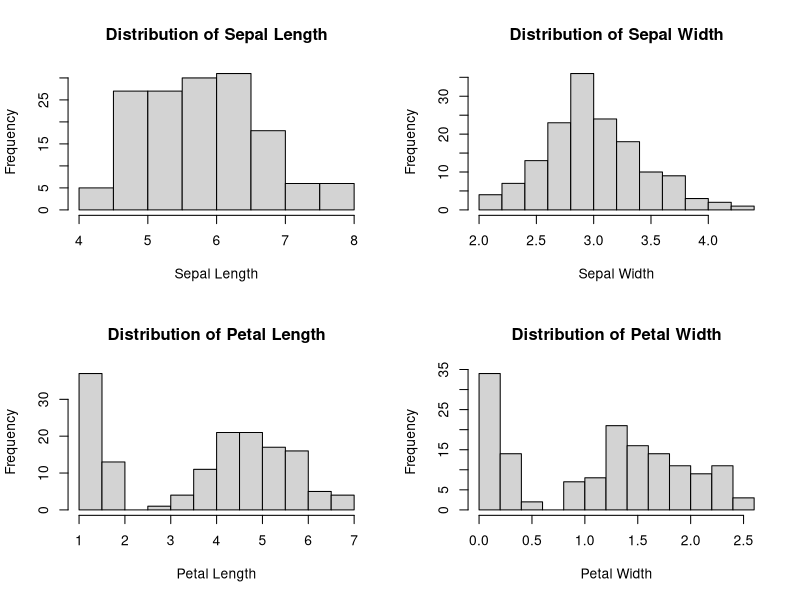
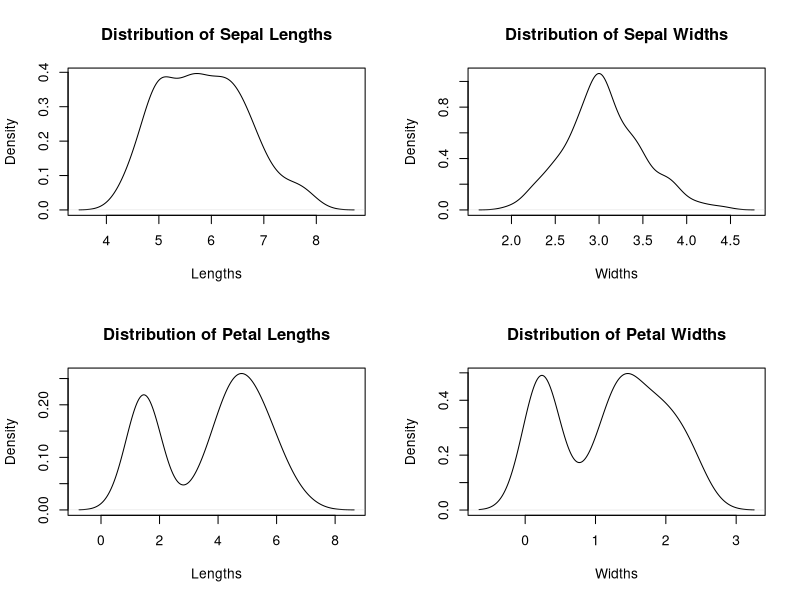

Recreate these plots in R, in order. (Note: this script raises an error after producing the figures.)
# This script creates several histograms as examples of usage of R tools
# The dataset used is the famous "Iris dataset", introduced by Ronald Fischer
# circa 1936. This dataset is built-in several R distributions.
# If it's not built-in to your distribution, uncomment the code below

# iris <- read.csv(paste(getwd(), '/datasets/iris.csv', sep=''), header=TRUE)

par(mfrow=c(2,2))
hist(iris$Sepal.Length,
          main="Distribution of Sepal Length",
          xlab="Sepal Length")
hist(iris$Sepal.Width,
     main="Distribution of Sepal Width",
     xlab="Sepal Width")
hist(iris$Petal.Length,
     main="Distribution of Petal Length",
     xlab="Petal Length")
hist(iris$Petal.Width,
     main="Distribution of Petal Width",
     xlab="Petal Width")

# Generate density plots for the same data
spl <- density(iris$Sepal.Length)
spw <- density(iris$Sepal.Width)
ptl <- density(iris$Petal.Length)
ptw <- density(iris$Petal.Width)
par(mfrow=c(2,2))
plot(spl, main='Distribution of Sepal Lengths', xlab='Lengths')
plot(spw, main='Distribution of Sepal Widths', xlab='Widths')
plot(ptl, main='Distribution of Petal Lengths', xlab='Lengths')
plot(ptw, main='Distribution of Petal Widths', xlab='Widths')

# Using ggplot
# IMPORTANT: You MUST have ggplot2 and cowplot installed to execute this part, 
# if you don't, comment this part out or execute the following commands
# to install:
# install.packages('ggplot2')
# install.packages('cowplot')

library(ggplot2)

# Histograms for the Iris dataset, showing the distribution of each variable
# for each Species
# cowplot changes the default ggplot theme, revert to original
theme_set(theme_gray())

spl <- ggplot(iris, aes(x=Sepal.Length, fill=Species, color=Species)) + 
        geom_histogram(position='identity') +
        # Colorblind safe color scale
        scale_fill_brewer(type="qual", palette=2, direction=1) +
        scale_x_discrete(name='Sepal Lengths') +
        scale_y_continuous(name='Frequency')

spw <- ggplot(iris, aes(x=Sepal.Width, fill=Species, color=Species)) + 
        geom_histogram(position='identity') +
        # Colorblind safe color scale
        scale_fill_brewer(type="qual", palette=2, direction=1) +
        scale_x_discrete(name='Sepal Widths')+
        scale_y_continuous(name='Frequency')

ptl <- ggplot(iris, aes(x=Petal.Length, fill=Species, color=Species)) + 
        geom_histogram(position='identity') +
        # Colorblind safe color scale
        scale_fill_brewer(type="qual", palette=2, direction=1) +
        scale_x_discrete(name='Petal Lengths')+
        scale_y_continuous(name='Frequency')

ptw <- ggplot(iris, aes(x=Petal.Width, fill=Species, color=Species)) + 
        geom_histogram(position='identity') +
        # Colorblind safe color scale
        scale_fill_brewer(type="qual", palette=2, direction=1) +
        scale_x_discrete(name='Petal Widths')+
        scale_y_continuous(name='Frequency')
# Draw plots in a 2x2 grid using cowplot
# The plots are labeled A to D
cowplot::plot_grid(spl, spw, ptl, ptw, labels='AUTO')


# Density plots for the same dataset
theme_set(theme_gray())

spl <- ggplot(iris, aes(x=Sepal.Length, fill=Species, color=Species)) + 
        geom_density(alpha=0.5) +
        # Colorblind safe color scale
        scale_fill_brewer(type="qual", palette=2, direction=1) +
        scale_x_discrete(name='Sepal Lengths') +
        scale_y_continuous(name='Frequency')

spw <- ggplot(iris, aes(x=Sepal.Width, fill=Species, color=Species)) + 
        geom_density(alpha=0.5) +
        # Colorblind safe color scale
        scale_fill_brewer(type="qual", palette=2, direction=1) +
        scale_x_discrete(name='Sepal Widths')+
        scale_y_continuous(name='Frequency')

ptl <- ggplot(iris, aes(x=Petal.Length, fill=Species, color=Species)) + 
        geom_density(alpha=0.5) +
        # Colorblind safe color scale
        scale_fill_brewer(type="qual", palette=2, direction=1) +
        scale_x_discrete(name='Petal Lengths')+
        scale_y_continuous(name='Frequency')

ptw <- ggplot(iris, aes(x=Petal.Width, fill=Species, color=Species)) + 
        geom_density(alpha=0.5) +
        # Colorblind safe color scale
        scale_fill_brewer(type="qual", palette=2, direction=1) +
        scale_x_discrete(name='Petal Widths')+
        scale_y_continuous(name='Frequency')
# Draw plots in a 2x2 grid using cowplot
# The plots are labeled A to D
cowplot::plot_grid(spl, spw, ptl, ptw, labels='AUTO')
